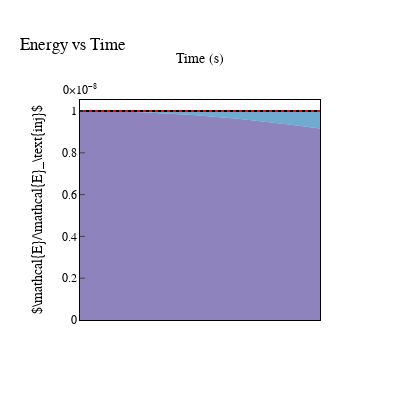

Here is the notebook cell this chart was saved with:
### Code cell
inj_energy_final = data['work'][-1]+data['ekin'][0]+data['epot'][0]
ekin = (data['ekin']) / inj_energy_final
epot = (data['epot']+data['ekin']) / inj_energy_final
erev = (data['erev']+data['epot']+data['ekin']) / inj_energy_final
econ = (data['econ']+data['erev']+data['epot']+data['ekin']) / inj_energy_final
edis = (data['edis']+data['econ']+data['erev']+data['epot']+data['ekin']) / inj_energy_final

einj = (data['work']+data['ekin'][0]+data['epot'][0]) / inj_energy_final


fig = go.Figure()

fig.add_trace(go.Scatter(x=data['time'], y=ekin, mode='lines', name=r"$\mathcal{K}$", fill='tozeroy', line=dict(color=colors[0], width=0), fillcolor=fillcolors[0]))
fig.add_trace(go.Scatter(x=data['time'], y=epot, mode='lines', name=r"$\mathcal{U}$", fill='tonexty', line=dict(color=colors[1], width=0), fillcolor=fillcolors[1]))
fig.add_trace(go.Scatter(x=data['time'], y=erev, mode='lines', name=r"$\mathcal{R}$", fill='tonexty', line=dict(color=colors[2], width=0), fillcolor=fillcolors[2]))
fig.add_trace(go.Scatter(x=data['time'], y=econ, mode='lines', name=r"$\mathcal{C}$", fill='tonexty', line=dict(color=colors[3], width=0), fillcolor=fillcolors[3]))
fig.add_trace(go.Scatter(x=data['time'], y=edis, mode='lines', name=r"$\mathcal{G}$", fill='tonexty', line=dict(color='lightgrey', width=0)))#, fillpattern=dict(shape='x')))
fig.add_trace(go.Scatter(x=data['time'], y=edis, mode='lines', name=r"$\mathcal{E}_\text{tot}$", line=dict(dash='solid', color='red', width=2)))#, fillpattern=dict(shape='x')))
fig.add_trace(go.Scatter(x=data['time'], y=einj, mode='lines', name=r"$\mathcal{W}_\text{ext} + \mathcal{E}_0$", line=dict(dash='dot', color='black', width=2)))


fig.update_layout(
    title='Energy vs Time',
    xaxis_title='Time (s)',
    yaxis_title=r"$\mathcal{E}/\mathcal{E}_\text{inj}$",
    xaxis=dict(
        showgrid=False,
        showline=True,
        linewidth=1,
        linecolor='black',
        mirror=True,
        zeroline=False,
        ticks='inside',
        exponentformat='power',
        showexponent='last',
        tickfont=dict(size=12),
        #range=[0, 1e-6],
        dtick=5e-7,
        side='top',
    ),
    yaxis=dict(
        showgrid=False,
        showline=True,
        linewidth=1,
        linecolor='black',
        mirror=True,
        zeroline=False,
        ticks='inside',
        exponentformat='power',
        tickfont=dict(size=12),
        #range=[0, 1.1],  
    ),
    font=dict(
        family="Latin-Modern",
        size=12,
        color="Black"
    ),
    legend=dict(
        x=0.97,              # position from the left (0 to 1)
        y=1.05,              # position from the bottom (0 to 1)
        bgcolor='rgba(255, 255, 255, 0.8)',  # white with 80% opacity
        bordercolor='black',
        borderwidth=1,
        orientation='h',   
        xanchor='right',
        yanchor='top',
    ),
    width=400, 
    height=400,
    showlegend=False,
    template="plotly_white")

fig.show()
#fig.write_image("../output/plots/paper/energy_vs_time_unstable_t04_zoom_v2.pdf", width=250, height=260)

### Figure 1 — Plotly figure (JSON) as saved in the notebook; plotly's stock layout.template omitted (floating-point values rounded to 4 significant figures)
{"data": [{"fill": "tozeroy", "fillcolor": "rgba(94, 79, 162,0.7)", "line": {"color": "rgb(94, 79, 162)", "width": 0}, "mode": "lines", "name": "$\\mathcal{K}$", "type": "scatter", "x": [0, 2.954e-09, 5.908e-09, 8.861e-09, 1.182e-08, 1.477e-08, 1.772e-08, 2.068e-08, 2.363e-08, 2.658e-08, 2.954e-08, 3.249e-08, 3.545e-08, 3.84e-08, 4.135e-08, 4.431e-08, 4.726e-08, 5.021e-08, 5.317e-08, 5.612e-08, 5.908e-08, 6.203e-08, 6.498e-08, 6.794e-08, 7.089e-08, 7.384e-08, 7.68e-08, 7.975e-08, 8.271e-08, 8.566e-08, 8.861e-08, 9.157e-08], "y": [1.0, 0.9998, 0.9994, 0.9987, 0.998, 0.9972, 0.9964, 0.9955, 0.9942, 0.9927, 0.9909, 0.9888, 0.9866, 0.9844, 0.9821, 0.9798, 0.9772, 0.9743, 0.9711, 0.9677, 0.9641, 0.9605, 0.9568, 0.9531, 0.9492, 0.9451, 0.9407, 0.9359, 0.9311, 0.9261, 0.9211, 0.9161]}, {"fill": "tonexty", "fillcolor": "rgba(50, 136, 189,0.7)", "line": {"color": "rgb(50, 136, 189)", "width": 0}, "mode": "lines", "name": "$\\mathcal{U}$", "type": "scatter", "x": [0, 2.954e-09, 5.908e-09, 8.861e-09, 1.182e-08, 1.477e-08, 1.772e-08, 2.068e-08, 2.363e-08, 2.658e-08, 2.954e-08, 3.249e-08, 3.545e-08, 3.84e-08, 4.135e-08, 4.431e-08, 4.726e-08, 5.021e-08, 5.317e-08, 5.612e-08, 5.908e-08, 6.203e-08, 6.498e-08, 6.794e-08, 7.089e-08, 7.384e-08, 7.68e-08, 7.975e-08, 8.271e-08, 8.566e-08, 8.861e-08, 9.157e-08], "y": [1, 1.0, 1.0, 1.0, 1.0, 1.0, 1.0, 1.0, 1.0, 1.0, 1.0, 1.0, 1.0, 1.0, 1.0, 1.0, 1.0, 1.0, 1.0, 1.0, 1.0, 1.0, 1.0, 1.0, 1.0, 1.0, 1.0, 1.0, 1.0, 1.0, 1.0, 1.0]}, {"fill": "tonexty", "fillcolor": "rgba(136, 208, 164,0.7)", "line": {"color": "rgb(136, 208, 164)", "width": 0}, "mode": "lines", "name": "$\\mathcal{R}$", "type": "scatter", "x": [0, 2.954e-09, 5.908e-09, 8.861e-09, 1.182e-08, 1.477e-08, 1.772e-08, 2.068e-08, 2.363e-08, 2.658e-08, 2.954e-08, 3.249e-08, 3.545e-08, 3.84e-08, 4.135e-08, 4.431e-08, 4.726e-08, 5.021e-08, 5.317e-08, 5.612e-08, 5.908e-08, 6.203e-08, 6.498e-08, 6.794e-08, 7.089e-08, 7.384e-08, 7.68e-08, 7.975e-08, 8.271e-08, 8.566e-08, 8.861e-08, 9.157e-08], "y": [1, 1.0, 1.0, 1.0, 1.0, 1.0, 1.0, 1.0, 1.0, 1.0, 1.0, 1.0, 1.0, 1.0, 1.0, 1.0, 1.0, 1.0, 1.0, 1.0, 1.0, 1.0, 1.0, 1.0, 1.0, 1.0, 1.0, 1.0, 1.0, 1.0, 1.0, 1.0]}, {"fill": "tonexty", "fillcolor": "rgba(200, 233, 158,0.7)", "line": {"color": "rgb(200, 233, 158)", "width": 0}, "mode": "lines", "name": "$\\mathcal{C}$", "type": "scatter", "x": [0, 2.954e-09, 5.908e-09, 8.861e-09, 1.182e-08, 1.477e-08, 1.772e-08, 2.068e-08, 2.363e-08, 2.658e-08, 2.954e-08, 3.249e-08, 3.545e-08, 3.84e-08, 4.135e-08, 4.431e-08, 4.726e-08, 5.021e-08, 5.317e-08, 5.612e-08, 5.908e-08, 6.203e-08, 6.498e-08, 6.794e-08, 7.089e-08, 7.384e-08, 7.68e-08, 7.975e-08, 8.271e-08, 8.566e-08, 8.861e-08, 9.157e-08], "y": [1, 1.0, 1.0, 1.0, 1.0, 1.0, 1.0, 1.0, 1.0, 1.0, 1.0, 1.0, 1.0, 1.0, 1.0, 1.0, 1.0, 1.0, 1.0, 1.0, 1.0, 1.0, 1.0, 1.0, 1.0, 1.0, 1.0, 1.0, 1.0, 1.0, 1.0, 1.0]}, {"fill": "tonexty", "line": {"color": "lightgrey", "width": 0}, "mode": "lines", "name": "$\\mathcal{G}$", "type": "scatter", "x": [0, 2.954e-09, 5.908e-09, 8.861e-09, 1.182e-08, 1.477e-08, 1.772e-08, 2.068e-08, 2.363e-08, 2.658e-08, 2.954e-08, 3.249e-08, 3.545e-08, 3.84e-08, 4.135e-08, 4.431e-08, 4.726e-08, 5.021e-08, 5.317e-08, 5.612e-08, 5.908e-08, 6.203e-08, 6.498e-08, 6.794e-08, 7.089e-08, 7.384e-08, 7.68e-08, 7.975e-08, 8.271e-08, 8.566e-08, 8.861e-08, 9.157e-08], "y": [1, 1.0, 1.0, 1.0, 1.0, 1.0, 1.0, 1.0, 1.0, 1.0, 1.0, 1.0, 1.0, 1.0, 1.0, 1.0, 1.0, 1.0, 1.0, 1.0, 1.0, 1.0, 1.0, 1.0, 1.0, 1.0, 1.0, 1.0, 1.0, 1.0, 1.0, 1.0]}, {"line": {"color": "red", "dash": "solid", "width": 2}, "mode": "lines", "name": "$\\mathcal{E}_\\text{tot}$", "type": "scatter", "x": [0, 2.954e-09, 5.908e-09, 8.861e-09, 1.182e-08, 1.477e-08, 1.772e-08, 2.068e-08, 2.363e-08, 2.658e-08, 2.954e-08, 3.249e-08, 3.545e-08, 3.84e-08, 4.135e-08, 4.431e-08, 4.726e-08, 5.021e-08, 5.317e-08, 5.612e-08, 5.908e-08, 6.203e-08, 6.498e-08, 6.794e-08, 7.089e-08, 7.384e-08, 7.68e-08, 7.975e-08, 8.271e-08, 8.566e-08, 8.861e-08, 9.157e-08], "y": [1, 1.0, 1.0, 1.0, 1.0, 1.0, 1.0, 1.0, 1.0, 1.0, 1.0, 1.0, 1.0, 1.0, 1.0, 1.0, 1.0, 1.0, 1.0, 1.0, 1.0, 1.0, 1.0, 1.0, 1.0, 1.0, 1.0, 1.0, 1.0, 1.0, 1.0, 1.0]}, {"line": {"color": "black", "dash": "dot", "width": 2}, "mode": "lines", "name": "$\\mathcal{W}_\\text{ext} + \\mathcal{E}_0$", "type": "scatter", "x": [0, 2.954e-09, 5.908e-09, 8.861e-09, 1.182e-08, 1.477e-08, 1.772e-08, 2.068e-08, 2.363e-08, 2.658e-08, 2.954e-08, 3.249e-08, 3.545e-08, 3.84e-08, 4.135e-08, 4.431e-08, 4.726e-08, 5.021e-08, 5.317e-08, 5.612e-08, 5.908e-08, 6.203e-08, 6.498e-08, 6.794e-08, 7.089e-08, 7.384e-08, 7.68e-08, 7.975e-08, 8.271e-08, 8.566e-08, 8.861e-08, 9.157e-08], "y": [1, 1, 1, 1, 1, 1, 1, 1, 1, 1, 1, 1, 1, 1, 1, 1, 1, 1, 1, 1, 1, 1, 1, 1, 1, 1, 1, 1, 1, 1, 1, 1]}], "layout": {"font": {"color": "Black", "family": "Latin-Modern", "size": 12}, "height": 400, "legend": {"bgcolor": "rgba(255, 255, 255, 0.8)", "bordercolor": "black", "borderwidth": 1, "orientation": "h", "x": 0.97, "xanchor": "right", "y": 1.05, "yanchor": "top"}, "showlegend": false, "title": {"text": "Energy vs Time"}, "width": 400, "xaxis": {"dtick": 5e-07, "exponentformat": "power", "linecolor": "black", "linewidth": 1, "mirror": true, "showexponent": "last", "showgrid": false, "showline": true, "side": "top", "tickfont": {"size": 12}, "ticks": "inside", "title": {"text": "Time (s)"}, "zeroline": false}, "yaxis": {"exponentformat": "power", "linecolor": "black", "linewidth": 1, "mirror": true, "showgrid": false, "showline": true, "tickfont": {"size": 12}, "ticks": "inside", "title": {"text": "$\\mathcal{E}/\\mathcal{E}_\\text{inj}$"}, "zeroline": false}}}
